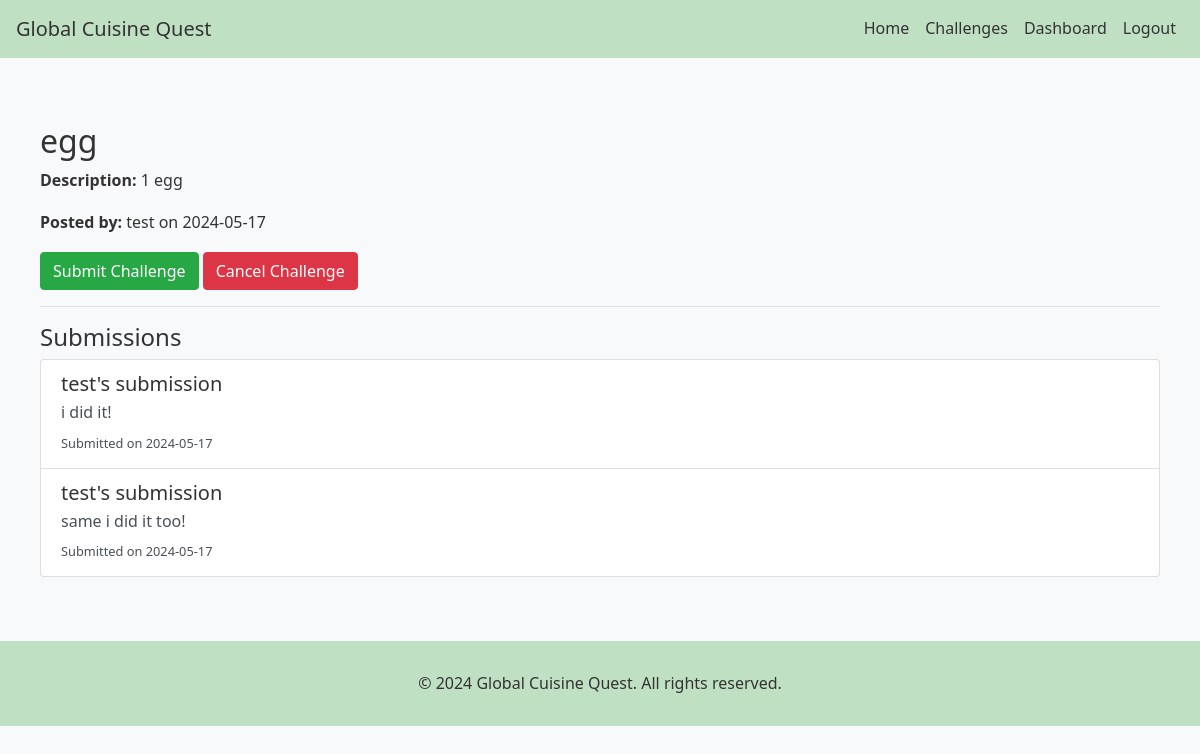
The app's page /challenge/4 (signed in), older data.
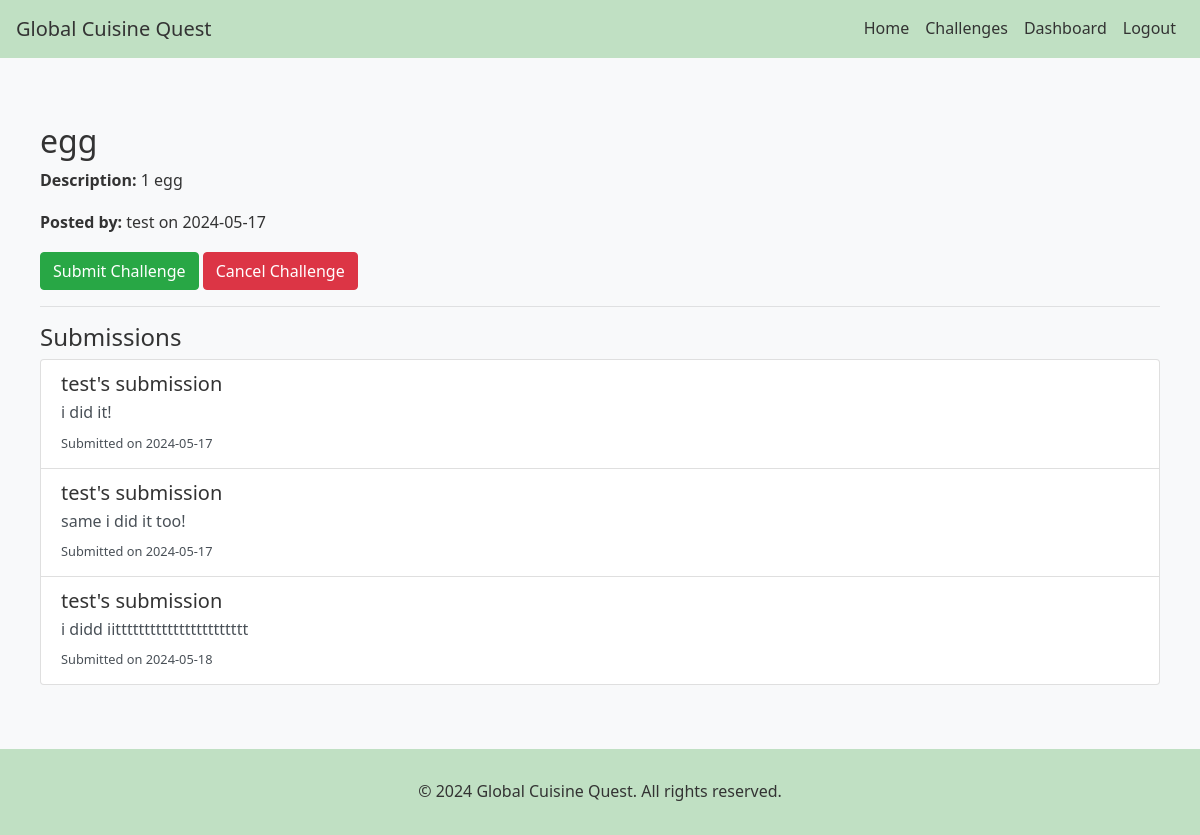
The same page, newer data.
### globalcuisine/models.py (models this page shows, shortened)
class Challenge(db.Model):
    id = db.Column(db.Integer, primary_key=True)
    title = db.Column(db.String(100), nullable=False)
    recipe_type = db.Column(db.String(100), nullable=False)
    description = db.Column(db.Text, nullable=False)
    is_recipe = db.Column(db.Boolean, nullable=False)
    ingredients = db.Column(db.Text, nullable=False)
    recipe_instructions = db.Column(db.Text, nullable=False)
    created_at = db.Column(db.DateTime, nullable=False, default=datetime.utcnow)
    cuisine_type = db.Column(db.String(100))  # Make sure this line exists
    cuisine_style = db.Column(db.String(100))  # Make sure this line exists
    difficulty_level = db.Column(db.String(50), nullable=False)
    image_filename = db.Column(db.String(255))
    user_id = db.Column(db.Integer, db.ForeignKey('user.id'), nullable=False)
    submissions = db.relationship('Submission', backref='challenge', lazy=True)
    active_users = db.relationship('ActiveChallenge', backref='challenge', lazy=True)
    completed_users = db.relationship('CompletedChallenge', backref='challenge', lazy=True)

class User(UserMixin, db.Model):
    id = db.Column(db.Integer, primary_key=True)
    username = db.Column(db.String(100), unique=True, nullable=False)
    email = db.Column(db.String(120), unique=True, nullable=False)
    password_hash = db.Column(db.String(128))
    challenges = db.relationship('Challenge', backref='author', lazy=True)
    submissions = db.relationship('Submission', backref='user', lazy=True)
    active_challenges = db.relationship('ActiveChallenge', backref='user', lazy=True)
    completed_challenges = db.relationship('CompletedChallenge', backref='user', lazy=True)

class Submission(db.Model):
    id = db.Column(db.Integer, primary_key=True)
    comment = db.Column(db.Text)
    created_at = db.Column(db.DateTime, nullable=False, default=datetime.utcnow)
    user_id = db.Column(db.Integer, db.ForeignKey('user.id'), nullable=False)
    challenge_id = db.Column(db.Integer, db.ForeignKey('challenge.id'), nullable=False)

### globalcuisine/main.py (the view)
@main.route('/challenge/<int:challenge_id>')
def challenge_detail(challenge_id):
    challenge = Challenge.query.get_or_404(challenge_id)
    submissions = Submission.query.filter_by(challenge_id=challenge_id).all()
    active_challenge = ActiveChallenge.query.filter_by(user_id=current_user.id, challenge_id=challenge_id).first() if current_user.is_authenticated else None
    return render_template('challenge_detail.html', challenge=challenge, submissions=submissions, active_challenge=active_challenge)

### globalcuisine/templates/challenge_detail.html
{% extends "base.html" %}
{% block content %}
<div class="container mt-4">
    <h2>{{ challenge.title }}</h2>
    <p><strong>Description:</strong> {{ challenge.description }}</p>
    <p><strong>Posted by:</strong> {{ challenge.author.username }} on {{ challenge.created_at.strftime('%Y-%m-%d') }}</p>
    {% if current_user.is_authenticated %}
        {% if active_challenge %}
            <a href="{{ url_for('main.submit_challenge', challenge_id=challenge.id) }}" class="btn btn-success">Submit Challenge</a>
            <form action="{{ url_for('main.cancel_challenge', challenge_id=challenge.id) }}" method="post" style="display:inline;">
                <button type="submit" class="btn btn-danger">Cancel Challenge</button>
            </form>
        {% else %}
            <form action="{{ url_for('main.accept_challenge', challenge_id=challenge.id) }}" method="post">
                <button type="submit" class="btn btn-primary">Accept Challenge</button>
            </form>
        {% endif %}
    {% else %}
        <p><a href="{{ url_for('auth.login') }}">Log in</a> to accept or submit this challenge.</p>
    {% endif %}
    <hr>
    <h4>Submissions</h4>
    {% if submissions %}
        <div class="list-group">
            {% for submission in submissions %}
                <a href="#" class="list-group-item list-group-item-action">
                    <h5 class="mb-1">{{ submission.user.username }}'s submission</h5>
                    <p class="mb-1">{{ submission.comment | truncate(100) }}</p>
                    <small>Submitted on {{ submission.created_at.strftime('%Y-%m-%d') }}</small>
                </a>
            {% endfor %}
        </div>
    {% else %}
        <p>No submissions yet. Be the first to accept and complete this challenge!</p>
    {% endif %}
</div>
{% endblock %}

### globalcuisine/templates/base.html (shortened to what this page needs)
<!DOCTYPE html>
<html lang="en">
<head>
    <link rel="stylesheet" href="https://stackpath.bootstrapcdn.com/bootstrap/4.5.2/css/bootstrap.min.css">
    <link rel="stylesheet" href="{{ url_for('static', filename='css/style.css') }}">
    <link rel="stylesheet" href="https://cdnjs.cloudflare.com/ajax/libs/rateYo/2.3.2/jquery.rateyo.min.css">
</head>
<body>
    <header>
        <nav class="navbar navbar-expand-lg navbar-dark bg-primary">
            <a class="navbar-brand" href="{{ url_for('main.index') }}">Global Cuisine Quest</a>
            <div class="collapse navbar-collapse" id="navbarNav">
                <ul class="navbar-nav ml-auto">
                    <li class="nav-item">
                        <a class="nav-link" href="{{ url_for('main.index') }}">Home</a>
                    </li>
                    <li class="nav-item">
                        <a class="nav-link" href="{{ url_for('main.challenge_list') }}">Challenges</a>
                    </li>
                    {% if current_user.is_authenticated %}
                        <li class="nav-item">
                            <a class="nav-link" href="{{ url_for('main.dashboard') }}">Dashboard</a>
                        </li>
                        <li class="nav-item">
                            <a class="nav-link" href="{{ url_for('auth.logout') }}">Logout</a>
                        </li>
                    {% endif %}
                </ul>
            </div>
        </nav>
    </header>
    <main role="main" class="container">
        {% block content %}{% endblock %}
    </main>
    <footer class="footer bg-primary text-white mt-4">
        <div class="container text-center">
            <span>&copy; 2024 Global Cuisine Quest. All rights reserved.</span>
        </div>
    </footer>
</body>
</html>

### globalcuisine/static/css/style.css (style rules this page uses)
body { font-family: 'Segoe UI', Tahoma, Geneva, Verdana, sans-serif; background-color: #f8f9fa; color: #333; line-height: 1.6; display: flex; flex-direction: column; min-height: 100vh; }
.container { max-width: 1200px; margin: 0 auto; padding: 20px; }
.navbar.bg-primary { background-color: #c0e0c3 !important; }
.navbar .nav-link, .navbar .navbar-brand { color: #333 !important; }
footer.footer.bg-primary { background-color: #c0e0c3 !important; }
.footer { color: #333 !important; text-align: center; padding: 10px 0; flex-shrink: 0; }
h1, h2, h3, h4, h5, h6 { color: #333; }
p { margin-bottom: 1em; }

Row changes from the older to the newer data that the page shows:
added Submission: user.username "test", comment "i didd iittttttttttttttttttttttt", created_at "2024-05-18"
